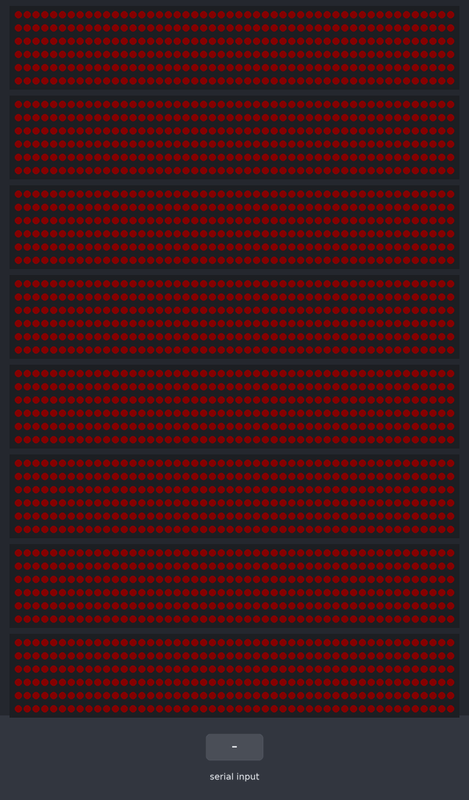
A sketch run on a simulated Arduino Uno, built with avr-gcc and run on an emulated ATmega328P. Parts: 8 × 300 RGB LEDs in strip order, left to right, continuing on the next row. The inputs (shaded band) are chosen by the test bench. Dim RGB values are drawn brighter than linear.

Above: at 1.3 s.
At 2.8 s:
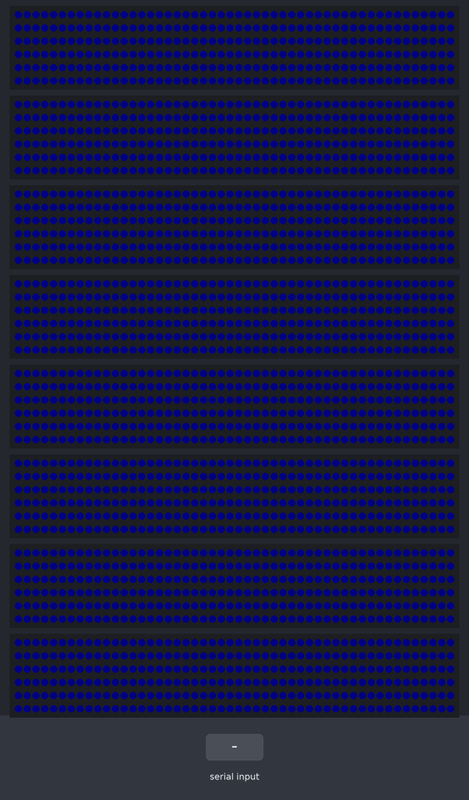
4.7 s: byte 30 received over Serial
At 5.2 s:
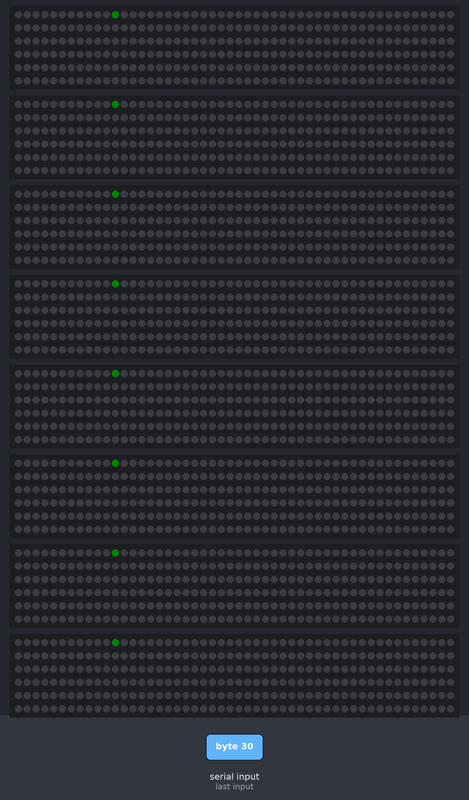
6.9 s: byte 90 received over Serial
9.9 s: byte 120 received over Serial
Timing chart, 0 to 12.9 s (numbered marks = the images above; inputs shaded):
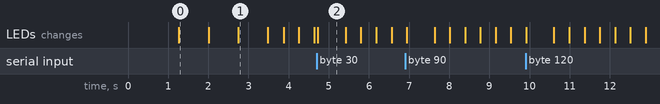

The sketch:

RPI-PICO-1-STRIP-5M.ino
```cpp
#include <Adafruit_NeoPixel.h>
#include <Arduino.h>
#include "Config.h"

struct PhysicalPixel {
  uint8_t lane;
  uint16_t index;
};

constexpr uint16_t kLane0LedCount = static_cast<uint16_t>(kLivePanelsPerLane[0]) * kLiveLedsPerPanel;
constexpr uint16_t kLane1LedCount = static_cast<uint16_t>(kLivePanelsPerLane[1]) * kLiveLedsPerPanel;
constexpr uint16_t kLane2LedCount = static_cast<uint16_t>(kLivePanelsPerLane[2]) * kLiveLedsPerPanel;
constexpr uint16_t kLane3LedCount = static_cast<uint16_t>(kLivePanelsPerLane[3]) * kLiveLedsPerPanel;
constexpr uint16_t kLane4LedCount = static_cast<uint16_t>(kLivePanelsPerLane[4]) * kLiveLedsPerPanel;
constexpr uint16_t kLane5LedCount = static_cast<uint16_t>(kLivePanelsPerLane[5]) * kLiveLedsPerPanel;
constexpr uint16_t kLane6LedCount = static_cast<uint16_t>(kLivePanelsPerLane[6]) * kLiveLedsPerPanel;
constexpr uint16_t kLane7LedCount = static_cast<uint16_t>(kLivePanelsPerLane[7]) * kLiveLedsPerPanel;

Adafruit_NeoPixel strip0(kLane0LedCount, kLiveLanePins[0], NEO_GRB + NEO_KHZ800);
Adafruit_NeoPixel strip1(kLane1LedCount, kLiveLanePins[1], NEO_GRB + NEO_KHZ800);
Adafruit_NeoPixel strip2(kLane2LedCount, kLiveLanePins[2], NEO_GRB + NEO_KHZ800);
Adafruit_NeoPixel strip3(kLane3LedCount, kLiveLanePins[3], NEO_GRB + NEO_KHZ800);
Adafruit_NeoPixel strip4(kLane4LedCount, kLiveLanePins[4], NEO_GRB + NEO_KHZ800);
Adafruit_NeoPixel strip5(kLane5LedCount, kLiveLanePins[5], NEO_GRB + NEO_KHZ800);
Adafruit_NeoPixel strip6(kLane6LedCount, kLiveLanePins[6], NEO_GRB + NEO_KHZ800);
Adafruit_NeoPixel strip7(kLane7LedCount, kLiveLanePins[7], NEO_GRB + NEO_KHZ800);
Adafruit_NeoPixel* gStrips[kLiveLaneCount] = {
  &strip0,
  &strip1,
  &strip2,
  &strip3,
  &strip4,
  &strip5,
  &strip6,
  &strip7,
};

uint8_t  gFrameBuffer[kLiveFrameBytes];
size_t   gFrameIndex = 0;
uint32_t gLastSerialActivityMs = 0;

constexpr uint32_t kSerialActiveTimeoutMs = 500;
constexpr uint32_t kBootTestHoldMs = 600;


PhysicalPixel mapLogicalToPhysical(uint16_t logicalIndex) {
  uint16_t x = 0;
  uint16_t y = 0;

  if (kLiveInputColumnMajor) {
    x = logicalIndex / kLiveMatrixHeight;
    y = logicalIndex % kLiveMatrixHeight;
  } else {
    x = logicalIndex % kLiveMatrixWidth;
    y = logicalIndex / kLiveMatrixWidth;
  }

  if (kMatrixFlipX) x = kLiveMatrixWidth  - 1U - x;
  if (kMatrixFlipY) y = kLiveMatrixHeight - 1U - y;

  const uint16_t panelsWide = kLiveMatrixWidth / kLivePanelWidth;
  const uint16_t panelCol   = x / kLivePanelWidth;
  const uint16_t panelRow   = y / kLivePanelHeight;
  const uint16_t panelIndex = panelRow * panelsWide + panelCol;

  uint8_t panelInLane = static_cast<uint8_t>(panelIndex);
  uint8_t lane = 0;
  while (lane < kLiveLaneCount && panelInLane >= kLivePanelsPerLane[lane]) {
    panelInLane -= kLivePanelsPerLane[lane];
    lane++;
  }
  if (lane >= kLiveLaneCount) return {0, 0};

  uint16_t panelX = x % kLivePanelWidth;
  uint16_t panelY = y % kLivePanelHeight;

  if (kPanelRotationQuarterTurnsCCW == 1) {
    const uint16_t oldX = panelX;
    panelX = panelY;
    panelY = kLivePanelWidth - 1U - oldX;
  } else if (kPanelRotationQuarterTurnsCCW == 2) {
    panelX = kLivePanelWidth  - 1U - panelX;
    panelY = kLivePanelHeight - 1U - panelY;
  } else if (kPanelRotationQuarterTurnsCCW == 3) {
    const uint16_t oldY = panelY;
    panelY = panelX;
    panelX = kLivePanelHeight - 1U - oldY;
  }

  if (kMatrixSerpentine) {
    const bool oddRow     = (panelY & 1U) != 0;
    const bool reverseRow = kMatrixReverseOddRows ? oddRow : !oddRow;
    if (reverseRow) panelX = kLivePanelWidth - 1U - panelX;
  }

  const uint16_t pixelInPanel = panelY * kLivePanelWidth + panelX;
  const uint16_t laneIndex    = static_cast<uint16_t>(panelInLane) * kLiveLedsPerPanel + pixelInPanel;
  return {lane, laneIndex};
}


void renderFrameBuffer() {
  for (uint16_t logicalIndex = 0; logicalIndex < kLiveLedCount; logicalIndex++) {
    const size_t bufferIndex = static_cast<size_t>(logicalIndex) * 3U;
    for (uint8_t lane = 0; lane < kLiveLaneCount; lane++) {
      gStrips[lane]->setPixelColor(
        logicalIndex,
        gFrameBuffer[bufferIndex],
        gFrameBuffer[bufferIndex + 1],
        gFrameBuffer[bufferIndex + 2]
      );
    }
  }
  for (uint8_t lane = 0; lane < kLiveLaneCount; lane++) {
    gStrips[lane]->show();
  }
}


void serviceSerialStream() {
  while (Serial.available()) {
    const int incoming = Serial.read();
    if (incoming < 0) break;
    gLastSerialActivityMs = millis();
    if (gFrameIndex < kLiveFrameBytes)
      gFrameBuffer[gFrameIndex++] = static_cast<uint8_t>(incoming);
    if (gFrameIndex >= kLiveFrameBytes) {
      renderFrameBuffer();
      gFrameIndex = 0;
    }
  }
  if (gFrameIndex > 0 && (millis() - gLastSerialActivityMs) > kLiveFrameTimeoutMs)
    gFrameIndex = 0;
}

bool serialPlaybackActive() {
  return (millis() - gLastSerialActivityMs) <= kSerialActiveTimeoutMs;
}


static uint16_t gScannerPixel     = 0;
static uint16_t gScannerPrevPixel = 0xFFFFU;
static uint32_t gNextScanMs       = 0;
static bool     gScannerActive    = false;

constexpr uint32_t kScanStepMs = 10;

static void showSolidColor(uint8_t red, uint8_t green, uint8_t blue) {
  for (uint8_t lane = 0; lane < kLiveLaneCount; lane++) {
    for (uint16_t pixel = 0; pixel < kLiveLedCount; pixel++) {
      gStrips[lane]->setPixelColor(pixel, red, green, blue);
    }
    gStrips[lane]->show();
  }
}

static void runBootTest() {
  showSolidColor(40, 0, 0);
  delay(kBootTestHoldMs);
  showSolidColor(0, 40, 0);
  delay(kBootTestHoldMs);
  showSolidColor(0, 0, 40);
  delay(kBootTestHoldMs);
  showSolidColor(0, 0, 0);
}

static void resetScannerTest() {
  for (uint8_t lane = 0; lane < kLiveLaneCount; lane++) {
    gStrips[lane]->clear();
    gStrips[lane]->show();
  }
  gScannerPixel     = 0;
  gScannerPrevPixel = 0xFFFFU;
  gNextScanMs       = millis();
  gScannerActive    = true;
}

static void updateScannerTest() {
  const uint32_t now = millis();
  if (static_cast<int32_t>(now - gNextScanMs) < 0) return;

  if (gScannerPrevPixel < kLiveLedCount) {
    for (uint8_t lane = 0; lane < kLiveLaneCount; lane++) {
      gStrips[lane]->setPixelColor(gScannerPrevPixel, 0, 0, 0);
    }
  }

  for (uint8_t lane = 0; lane < kLiveLaneCount; lane++) {
    gStrips[lane]->setPixelColor(gScannerPixel, 0, 40, 0);
    gStrips[lane]->show();
  }

  gScannerPrevPixel = gScannerPixel;
  gScannerPixel     = (gScannerPixel + 1) % kLiveLedCount;
  gNextScanMs       = now + kScanStepMs;
}


void setup() {
  Serial.begin(kLiveSerialBaud);
  delay(1000);

  for (uint8_t lane = 0; lane < kLiveLaneCount; lane++) {
    gStrips[lane]->begin();
    gStrips[lane]->clear();
    gStrips[lane]->setBrightness((kGeneralMaxBrightnessPercent * 255U) / 100U);
    gStrips[lane]->show();
  }

  runBootTest();
}

void loop() {
  serviceSerialStream();
  if (serialPlaybackActive()) {
    gScannerActive = false;
    return;
  }
  if (!gScannerActive) resetScannerTest();
  updateScannerTest();
}
```

Config.h
```cpp
#pragma once

#include <Arduino.h>

constexpr uint8_t kLedOutputCount = 8;
constexpr uint8_t kLedGpioByOutput[kLedOutputCount] = {
  0,   // GPOIO 0 output 0: T_OUT0 / LED0_DATA / J_LED0
  1,   // GPOIO 1 output 1: T_OUT1 / LED1_DATA / J_LED1
  26,  // GPOIO 26 output 2: T_OUT2 / LED2_DATA / J_LED2
  28,  // GPOIO 28 output 3: T_OUT3 / LED3_DATA / J_LED3
  12,  // GPOIO 12 output 4: T_OUT4 / LED4_DATA / J_LED4
  13,  // GPOIO 13 output 5: T_OUT5 / LED5_DATA / J_LED5
  14,  // GPOIO 14 output 6: T_OUT6 / LED6_DATA / J_LED6
  15   // GPOIO 15 output 7: T_OUT7 / LED7_DATA / J_LED7
};

// Mirrored single-strip variant using all LED connectors/outputs.
constexpr uint8_t kLiveLaneCount = 8;
constexpr uint8_t kLiveLaneOutputs[kLiveLaneCount] = {0, 1, 2, 3, 4, 5, 6, 7};
constexpr uint8_t kLiveLanePins[kLiveLaneCount] = {
  kLedGpioByOutput[kLiveLaneOutputs[0]],
  kLedGpioByOutput[kLiveLaneOutputs[1]],
  kLedGpioByOutput[kLiveLaneOutputs[2]],
  kLedGpioByOutput[kLiveLaneOutputs[3]],
  kLedGpioByOutput[kLiveLaneOutputs[4]],
  kLedGpioByOutput[kLiveLaneOutputs[5]],
  kLedGpioByOutput[kLiveLaneOutputs[6]],
  kLedGpioByOutput[kLiveLaneOutputs[7]],
};

// Assumes a 5 m strip at 60 LEDs/m. Adjust if your strip density differs.
constexpr uint16_t kSingleStripLedCount = 300;
constexpr uint8_t kLivePanelsPerLane[kLiveLaneCount] = {1, 1, 1, 1, 1, 1, 1, 1};

constexpr uint16_t kLivePanelWidth = kSingleStripLedCount;
constexpr uint16_t kLivePanelHeight = 1;
constexpr uint16_t kLiveLedsPerPanel = kLivePanelWidth * kLivePanelHeight;  // 300
constexpr uint8_t kLivePanelCount = 1;

constexpr uint16_t kLiveMatrixWidth = kLivePanelWidth;                       // 300
constexpr uint16_t kLiveMatrixHeight = kLivePanelHeight;                     // 1
constexpr uint16_t kLiveLedCount = kLiveMatrixWidth * kLiveMatrixHeight;     // 300
constexpr size_t kLiveFrameBytes = static_cast<size_t>(kLiveLedCount) * 3U;  // 900

constexpr uint32_t kLiveSerialBaud = 500000UL;
constexpr uint32_t kLiveFrameTimeoutMs = 50UL;


// Brightness/power safety.
constexpr uint8_t kGeneralMaxBrightnessPercent = 20;
constexpr uint32_t kMaxCurrentMa = 2000UL;
constexpr uint32_t kLedMaPerChannel = 20UL;


constexpr bool kLiveInputColumnMajor = false;
constexpr uint8_t kPanelRotationQuarterTurnsCCW = 0;
constexpr bool kMatrixSerpentine = false;
constexpr bool kMatrixReverseOddRows = false;
constexpr bool kMatrixFlipX = false;
constexpr bool kMatrixFlipY = false;
```

Measured:
- what the display in image 0 shows lasts 0.7 s, from 1.3 s to 2.0 s
